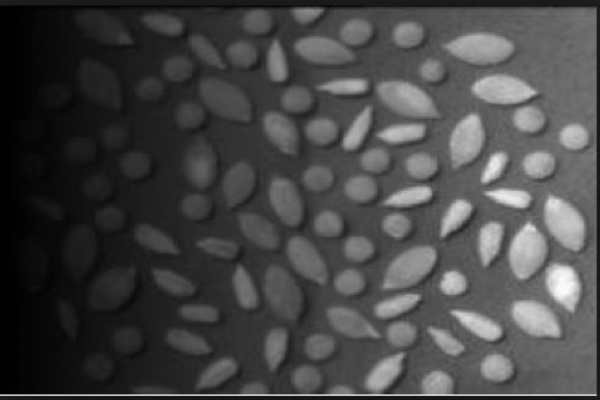
#> input picture Grains.jpg, 600 x 400 px
$ python Img_blurring.py
#> lines starting #> are read from the running program, lines starting #| are printed output that depends on the picture
import cv2
import numpy as np
from matplotlib import pyplot as plt

# function for blur image
def blur(image):
    kernels=[3,5,9,13]
    for idx,k in enumerate(kernels):
        image_bl=cv2.blur(image,ksize=(k,k))
        cv2.imshow(str(k),image_bl)
        cv2.waitKey(0)

def resize(im,w,h):
    img = cv2.imread(im)
    cv2.imshow('Original',img)
    cv2.waitKey(0)
    # get dimensions of image
    dimensions = img.shape
    # height, width, number of channels in image
    height = img.shape[0]
    width = img.shape[1]
    channels = img.shape[2]
    #height, width = img.shape[0:2]
    print('Image Dimension    : ',dimensions)
    print('Image Height       : ',height)
    print('Image Width        : ',width)
    print('Number of Channels : ',channels)

    org_ht,org_wd =img.shape[0:2]
    print('width: ',org_wd)
    print('height: ',org_ht)

    new_image=cv2.resize(img, (height,width))
    return  im, new_image


# [6 lines of commented-out code are left out]
img = cv2.imread('Grains.jpg')
#> img is the input picture: shape (400, 600, 3); min 0, max 253, mean 70.4
green_channel = img[:,:,1]
blur(green_channel)
#> the loop in blur, `for idx,k in enumerate(kernels):` made 4 passes
#> pass 3, in blur, `image_bl=cv2.blur(image,ksize=(k,k))`:
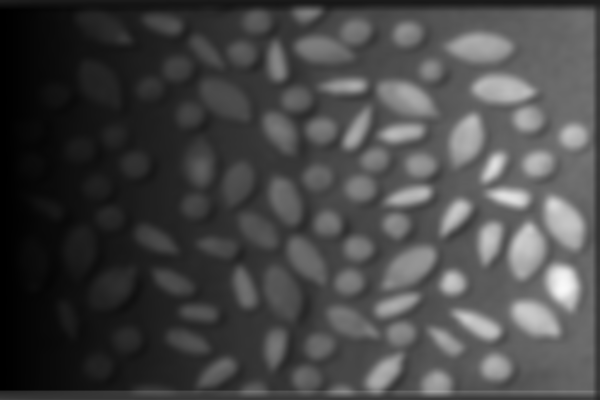
#> image_bl: shape (400, 600); min 0, max 249, mean 70.5
cv2.waitKey(0)

$ run again, with BIRD.jpg copied over Grains.jpg
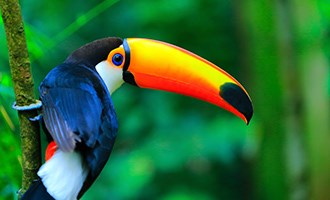
#> input picture BIRD.jpg, 330 x 200 px
#> img is the input picture: shape (200, 330, 3); mean B, G, R 53.9, 108.2, 43.6
#> `green_channel = img[:,:,1]`:
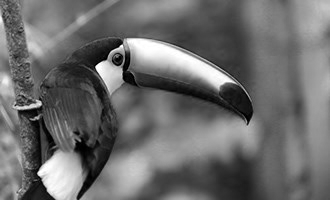
#> green_channel: shape (200, 330); min 0, max 255, mean 108.2
#> the loop in blur, `for idx,k in enumerate(kernels):` made 4 passes
#> pass 2, in blur, `image_bl=cv2.blur(image,ksize=(k,k))`:
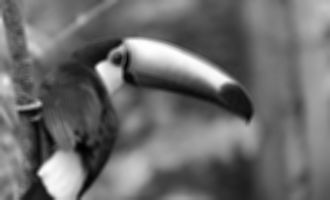
#> image_bl: shape (200, 330); min 1, max 254, mean 108.2

$ run again, with Correction2.jpg copied over Grains.jpg
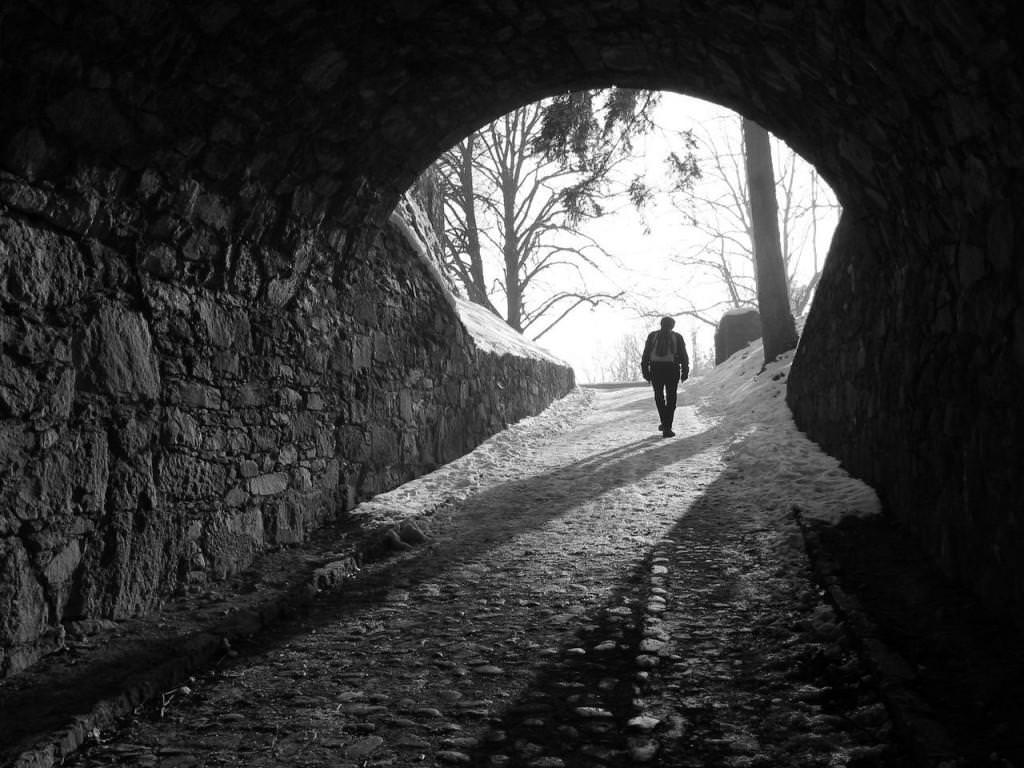
#> input picture Correction2.jpg, 1024 x 768 px
#> img is the input picture: shape (768, 1024, 3); min 0, max 255, mean 56.8
#> the loop in blur, `for idx,k in enumerate(kernels):` made 4 passes
#> pass 3, in blur, `image_bl=cv2.blur(image,ksize=(k,k))`:
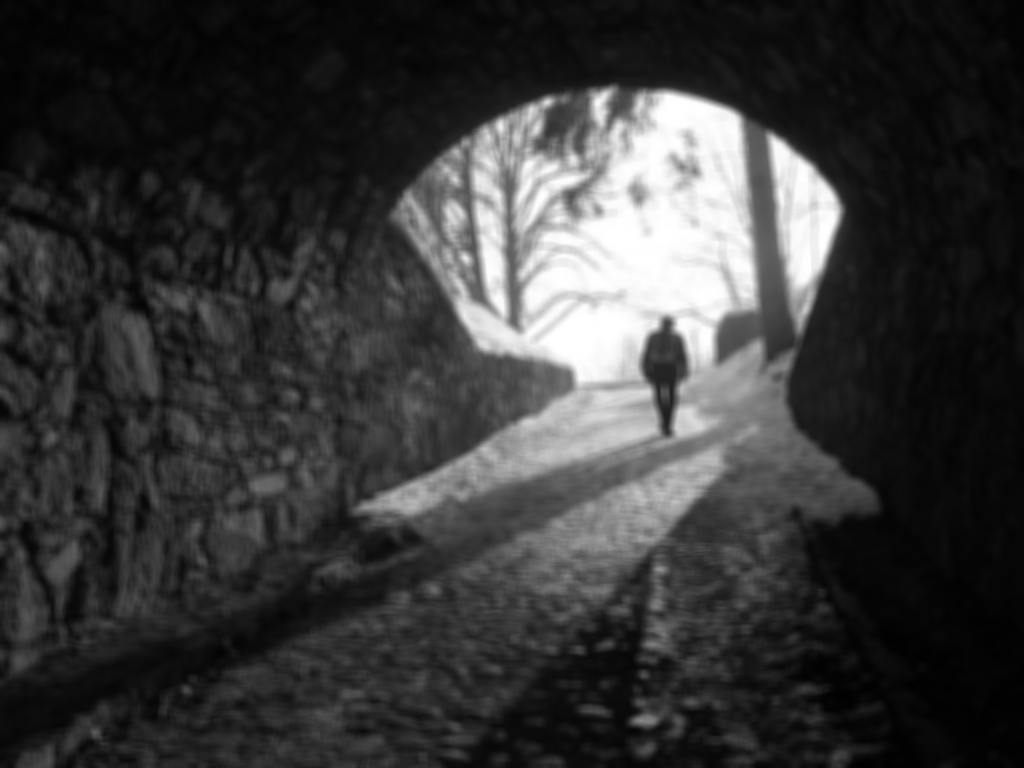
#> image_bl: shape (768, 1024); min 0, max 255, mean 56.8

$ run again, with MRI-Brain.jpg copied over Grains.jpg
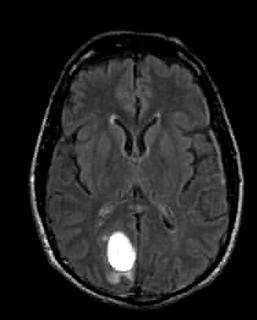
#> input picture MRI-Brain.jpg, 257 x 320 px
#> img is the input picture: shape (320, 257, 3); min 0, max 255, mean 34.2
#> the loop in blur, `for idx,k in enumerate(kernels):` made 4 passes
#> pass 2, in blur, `image_bl=cv2.blur(image,ksize=(k,k))`:
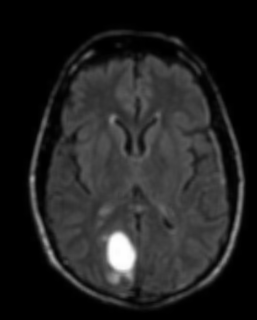
#> image_bl: shape (320, 257); min 0, max 254, mean 34.2
#> pass 3, in blur, `image_bl=cv2.blur(image,ksize=(k,k))`:
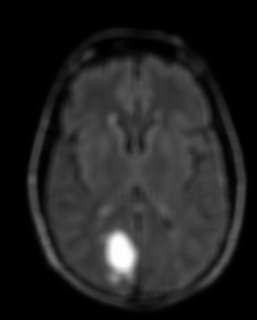
#> image_bl: shape (320, 257); min 0, max 254, mean 34.2
